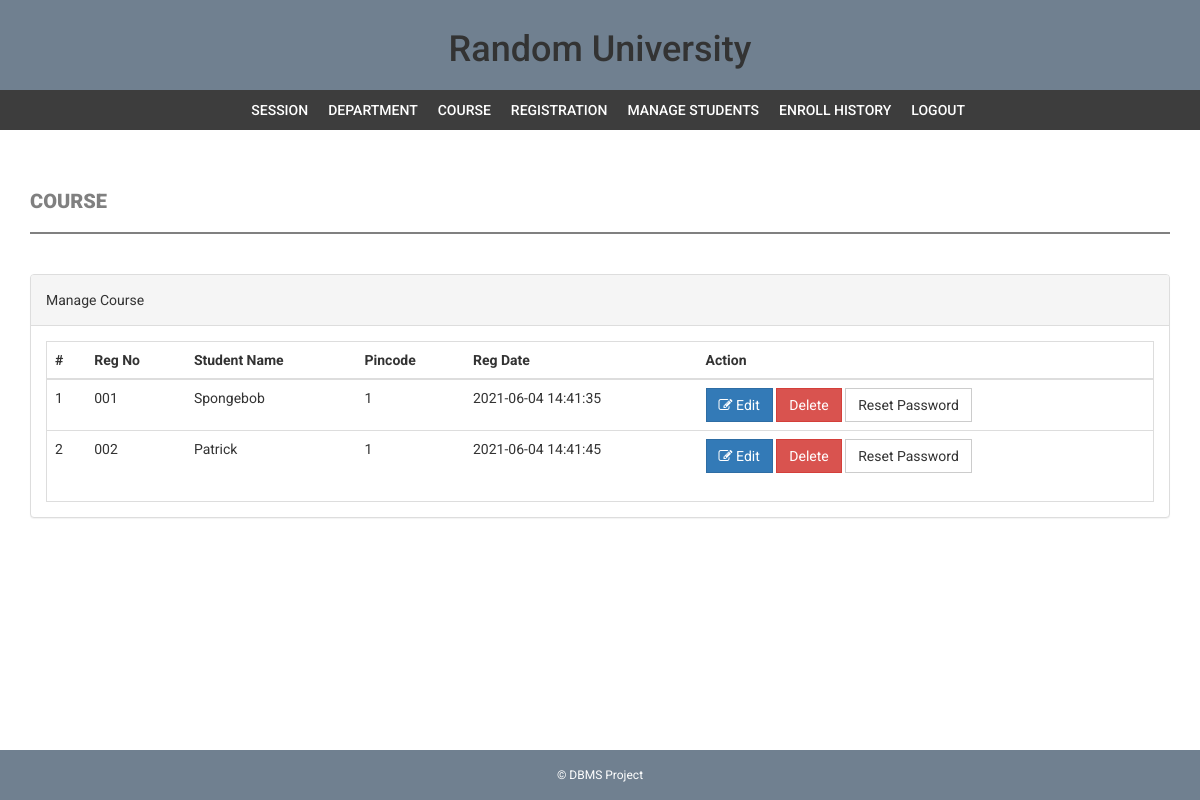
Page /admin/manage-students.php (signed in) on the committed database.
### tables this page shows
CREATE TABLE `students` (
  `StudentRegno` varchar(255) NOT NULL,
  `studentPhoto` varchar(255) DEFAULT NULL,
  `password` varchar(255) DEFAULT NULL,
  `studentName` varchar(255) DEFAULT NULL,
  `pincode` varchar(255) DEFAULT NULL,
  `session` varchar(255) DEFAULT NULL,
  `department` varchar(255) DEFAULT NULL,
  `semester` varchar(255) DEFAULT NULL,
  `cgpa` decimal(10,2) DEFAULT NULL,
  `creationdate` timestamp NULL DEFAULT current_timestamp(),
  `updationDate` varchar(255) DEFAULT NULL
);

### admin/manage-students.php (the view, shortened to what this page needs)
<?php
include('includes/config.php');
if(strlen($_SESSION['alogin'])==0)
    {
header('location:index.php');
}
else{
?>
<!DOCTYPE html>
<html xmlns="http://www.w3.org/1999/xhtml">
<head>
    <link href="assets/css/bootstrap.css" rel="stylesheet" />
    <link href="assets/css/font-awesome.css" rel="stylesheet" />
    <link href="assets/css/style.css" rel="stylesheet" />
</head>
<body>
<?php include('includes/header.php');?>
<?php if($_SESSION['alogin']!="")
{
 include('includes/menubar.php');
}
 ?>
    <div class="content-wrapper">
        <div class="container">
              <div class="row">
                    <div class="col-md-12">
                        <h1 class="page-head-line">Course  </h1>
                    </div>
                </div>
                <div class="row" >
                <div class="col-md-12">
                    <div class="panel panel-default">
                        <div class="panel-heading">
                            Manage Course
                        </div>
                        <div class="panel-body">
                            <div class="table-responsive table-bordered">
                                <table class="table">
                                    <thead>
                                        <tr>
                                            <th>#</th>
                                            <th>Reg No </th>
                                            <th>Student Name </th>
                                            <th> Pincode</th>
                                             <th>Reg Date</th>
                                             <th>Action</th>
                                        </tr>
                                    </thead>
                                    <tbody>
<?php
$sql=mysqli_query($con,"select * from students");
$cnt=1;
while($row=mysqli_fetch_array($sql))
{
?>
                                        <tr>
                                            <td><?php echo $cnt;?></td>
                                            <td><?php echo htmlentities($row['StudentRegno']);?></td>
                                            <td><?php echo htmlentities($row['studentName']);?></td>
                                            <td><?php echo htmlentities($row['pincode']);?></td>
                                            <td><?php echo htmlentities($row['creationdate']);?></td>
                                            <td>
                                            <a href="edit-student-profile.php?id=<?php echo $row['StudentRegno']?>">
<button class="btn btn-primary"><i class="fa fa-edit "></i> Edit</button> </a>
<a href="manage-students.php?id=<?php echo $row['StudentRegno']?>&del=delete" onClick="return confirm('Are you sure you want to delete?')">
                                            <button class="btn btn-danger">Delete</button>
</a>
<a href="manage-students.php?id=<?php echo $row['StudentRegno']?>&pass=update" onClick="return confirm('Are you sure you want to reset password?')">
<button type="submit" name="submit" id="submit" class="btn btn-default">Reset Password</button>
</a>
                                            </td>
                                        </tr>
<?php
$cnt++;
} ?>
                                    </tbody>
                                </table>
                            </div>
                        </div>
                    </div>
                </div>
            </div>
        </div>
    </div>
  <?php include('includes/footer.php');?>
</body>
</html>
<?php } ?>

### admin/assets/css/style.css (style rules this page uses)
body { font-family: 'Roboto', sans-serif; line-height: 30px; background-image: url("https://cdn.pixabay.com/photo/2018/06/10/11/15/schultute-3466186_960_720.jpg"); background-repeat: no-repeat; background-size: cover; }
.content-wrapper { margin-top: 40px; min-height: 600px; padding-bottom: 60px; }
.page-head-line { font-weight: 900; padding-bottom: 20px; border-bottom: 2px solid grey; text-transform: uppercase; color: grey; font-size: 20px; margin-bottom: 40px; }
.btn { border-radius: 0px; -webkit-border-radius: 0px; -moz-border-radius: 0px; }

### rows in the picture
students: StudentRegno "001", studentName "Spongebob", pincode "1", creationdate "2021-06-04 14:41:35"
students: StudentRegno "002", studentName "Patrick", pincode "1", creationdate "2021-06-04 14:41:45"
